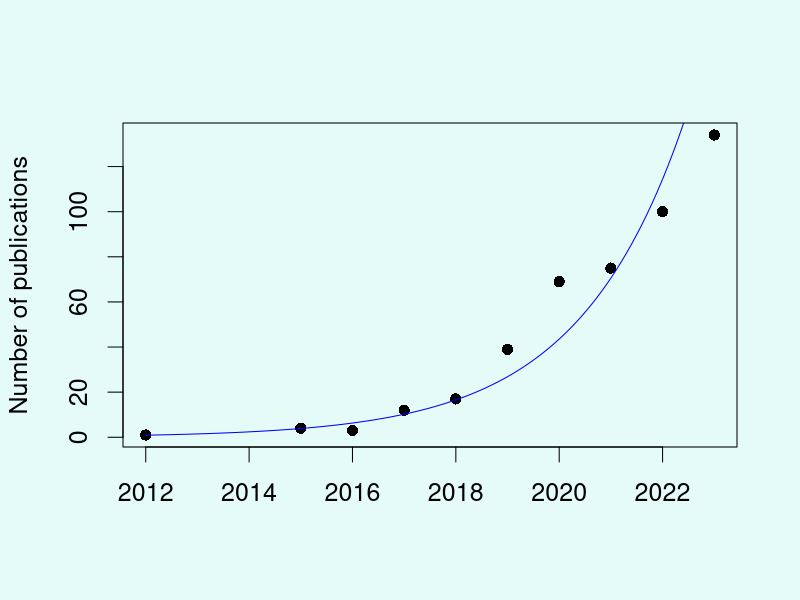

R code for this plot:
## ---- chunk 1
year <- c(2012, 2015:2023) 
apps <- c(1, 4, 3, 12, 17, 39, 69, 75, 100, 134)
mod <- lm(log(apps) ~ year)

par(cex = 1.5, bg = '#e4fbf8')
plot(year, apps, pch = 16, xlab = '', ylab = 'Number of publications')
lines(seq(2012, 2023, 0.1), exp(predict(mod, data.frame(year = seq(2012, 2023, 0.1)))), col = 'blue')
## ---- chunk 2

modules <- data.frame(
"component" = c("load", "load", "plot", "plot"),
"long_component" = c("Load data", "Load data", "Plot data", "Plot data"),
"module" = c("user", "database", "histogram", "scatter"),
"long_module" = c("Upload your own data", "Query a database to obtain data", 
                  "Plot the data as a histogram", "Plot the data as a scatterplot"),
"map" = c(TRUE, TRUE, FALSE, FALSE),
"result" = c(FALSE, FALSE, TRUE, TRUE),
"rmd" = c(TRUE, TRUE, TRUE, TRUE),
"save" = c(TRUE, TRUE, TRUE, TRUE),
"download" = c(FALSE, FALSE, TRUE, TRUE),
"async" = c(FALSE, TRUE, FALSE, FALSE))

## ---- chunk 3
knitr::kable(modules, format = "html")
